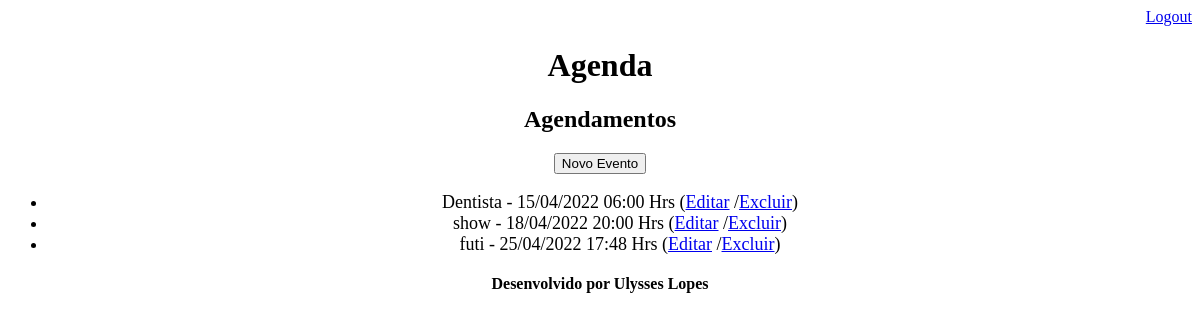
Page /agenda/ (signed in) on the earlier database version.
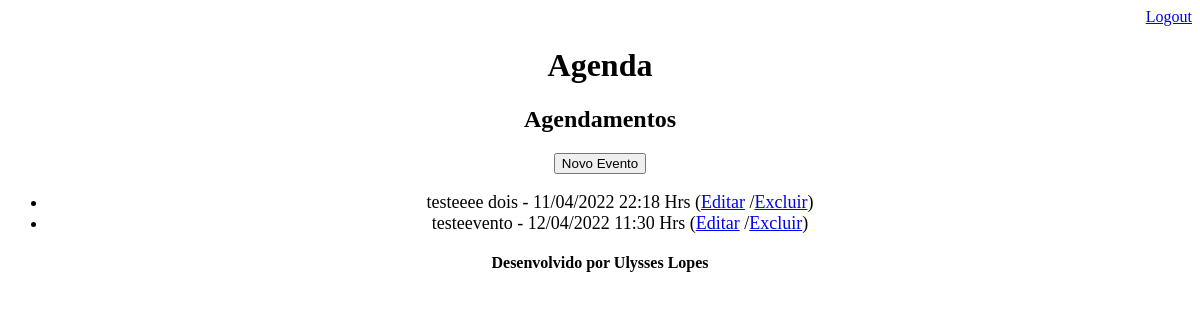
Same page on the later database version.
### core/models.py (models this page shows, shortened)
class Evento(models.Model):
    titulo = models.CharField(max_length=100)
    descricao = models.TextField(blank=True, null=True)
    data_evento = models.DateTimeField(verbose_name='Data do Evento')
    data_criacao = models.DateTimeField(auto_now=True) # insere a hora automatica no campo
    usuario = models.ForeignKey(User, on_delete=models.CASCADE)
    class Meta:
        db_table = 'evento'
    def get_data_evento(self):
        return self.data_evento.strftime('%d/%m/%Y %H:%M Hrs')

### core/views.py (the view)
# urls.py: path('agenda/', views.lista_eventos),
@login_required(login_url='/login/')  # exige que a autenticação seja realizada para ir para a pagina
def lista_eventos(request):
    usuario = request.user
    data_atual = datetime.now() - timedelta(hours=1)
    evento = Evento.objects.filter(usuario=usuario,
                                   data_evento__gt=data_atual)
    dados = {'eventos':evento}
    return render(request, 'agenda.html', dados)

### templates/agenda.html (shortened to what this page needs)
{% extends "model-page.html" %}
{% block content %}
<div align="center">
    <h2>Agendamentos</h2>
    <a href="evento/">
        <button type="button">Novo Evento</button>
    </a>
    <ul style="font-size: 18px">
        {% for evento in eventos %}
        <li>
            <div style=>
                {{  evento.titulo  }} - {{ evento.get_data_evento }}
                (<a href="evento/?id={{ evento.id }}" type="button">Editar</a>
                /<a href="evento/delete/{{ evento.id }}/" type="button">Excluir</a>)
            </div>
        </li>
        {% endfor %}
    </ul>
</div>
{% endblock %}

### templates/model-page.html
<!DOCTYPE html>
<html lang="pt-br">
<head>
   {% include "model-header.html" %}
</head>
<body>
    {% block content %} {% endblock %}
    {% include "model-footer.html" %}
</body>
</html>

### templates/model-header.html (shortened to what this page needs)
<div align="right">
    <a href="/logout">Logout</a>
</div>
<div align="center">
    <h1>Agenda</h1>
</div>

### templates/model-footer.html
<div align="center" style="margin-top: 20px">
    <strong>Desenvolvido por Ulysses Lopes</strong>
</div>

Differences in the rows shown:
removed Evento: titulo "Dentista", get_data_evento "15/04/2022 06:00 Hrs"
removed Evento: titulo "show", get_data_evento "18/04/2022 20:00 Hrs"
removed Evento: titulo "futi", get_data_evento "25/04/2022 17:48 Hrs"
added Evento: titulo "testeeee dois", get_data_evento "11/04/2022 22:18 Hrs"
added Evento: titulo "testeevento", get_data_evento "12/04/2022 11:30 Hrs"
